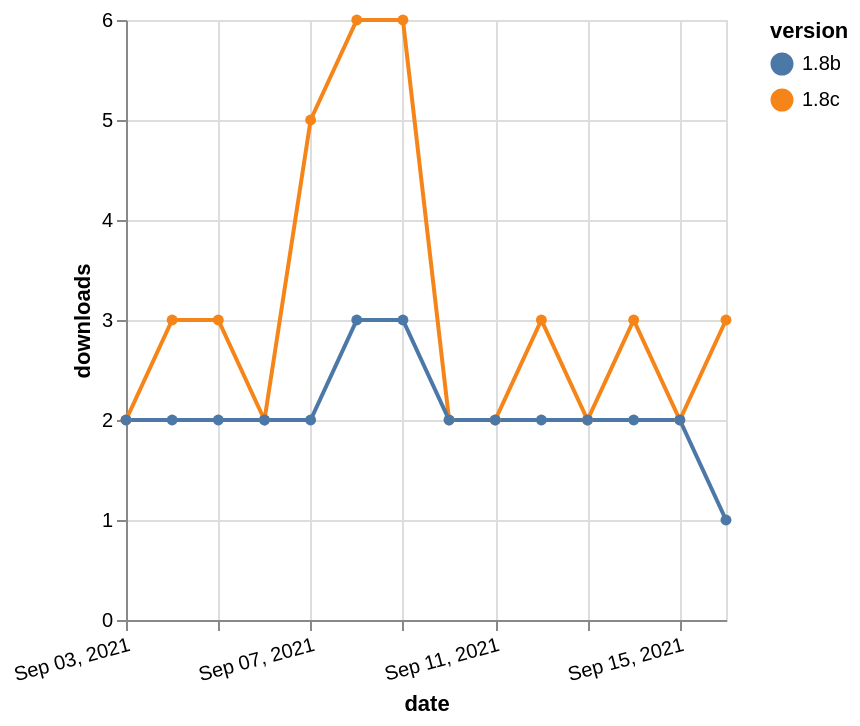

Describe this chart as a Vega-Lite specification.
### Vega-Lite specification from a JSON file in a GitHub repository (floating-point values rounded to 4 significant figures)
{"$schema": "https://vega.github.io/schema/vega-lite/v5.json", "description": "A simple bar chart with embedded data.", "data": {"values": [{"date": "2021-09-03", "total": 839, "delta": 2, "version": "1.8c"}, {"date": "2021-09-04", "total": 842, "delta": 3, "version": "1.8c"}, {"date": "2021-09-05", "total": 845, "delta": 3, "version": "1.8c"}, {"date": "2021-09-06", "total": 847, "delta": 2, "version": "1.8c"}, {"date": "2021-09-07", "total": 852, "delta": 5, "version": "1.8c"}, {"date": "2021-09-08", "total": 858, "delta": 6, "version": "1.8c"}, {"date": "2021-09-09", "total": 864, "delta": 6, "version": "1.8c"}, {"date": "2021-09-10", "total": 866, "delta": 2, "version": "1.8c"}, {"date": "2021-09-11", "total": 868, "delta": 2, "version": "1.8c"}, {"date": "2021-09-12", "total": 871, "delta": 3, "version": "1.8c"}, {"date": "2021-09-13", "total": 873, "delta": 2, "version": "1.8c"}, {"date": "2021-09-14", "total": 876, "delta": 3, "version": "1.8c"}, {"date": "2021-09-15", "total": 878, "delta": 2, "version": "1.8c"}, {"date": "2021-09-16", "total": 881, "delta": 3, "version": "1.8c"}, {"date": "2021-09-03", "total": 692, "delta": 2, "version": "1.8b"}, {"date": "2021-09-04", "total": 694, "delta": 2, "version": "1.8b"}, {"date": "2021-09-05", "total": 696, "delta": 2, "version": "1.8b"}, {"date": "2021-09-06", "total": 698, "delta": 2, "version": "1.8b"}, {"date": "2021-09-07", "total": 700, "delta": 2, "version": "1.8b"}, {"date": "2021-09-08", "total": 703, "delta": 3, "version": "1.8b"}, {"date": "2021-09-09", "total": 706, "delta": 3, "version": "1.8b"}, {"date": "2021-09-10", "total": 708, "delta": 2, "version": "1.8b"}, {"date": "2021-09-11", "total": 710, "delta": 2, "version": "1.8b"}, {"date": "2021-09-12", "total": 712, "delta": 2, "version": "1.8b"}, {"date": "2021-09-13", "total": 714, "delta": 2, "version": "1.8b"}, {"date": "2021-09-14", "total": 716, "delta": 2, "version": "1.8b"}, {"date": "2021-09-15", "total": 718, "delta": 2, "version": "1.8b"}, {"date": "2021-09-16", "total": 719, "delta": 1, "version": "1.8b"}]}, "width": "container", "mark": {"type": "line", "point": {"filled": true}}, "encoding": {"x": {"field": "date", "type": "temporal", "timeUnit": "yearmonthdate", "title": "date", "axis": {"labelAngle": -15}}, "y": {"field": "delta", "type": "quantitative", "title": "downloads"}, "color": {"field": "version", "type": "nominal"}, "tooltip": {"field": "delta"}}}
